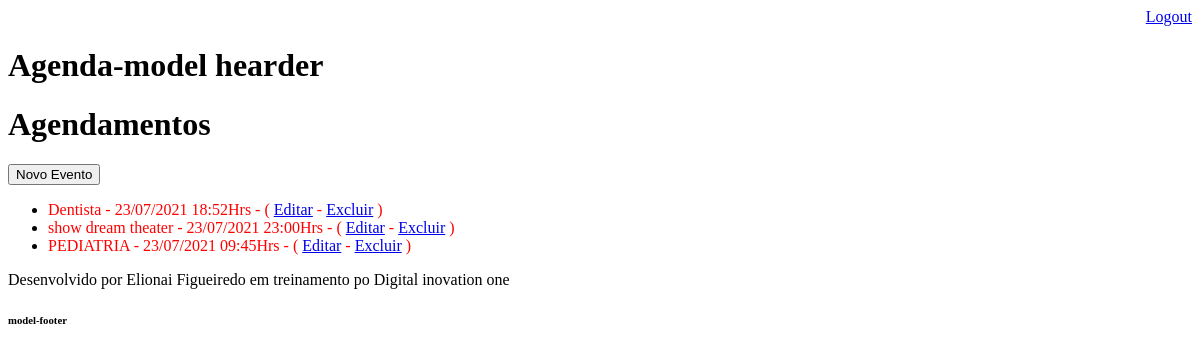
Page /agenda/ (signed in) on the earlier database version.
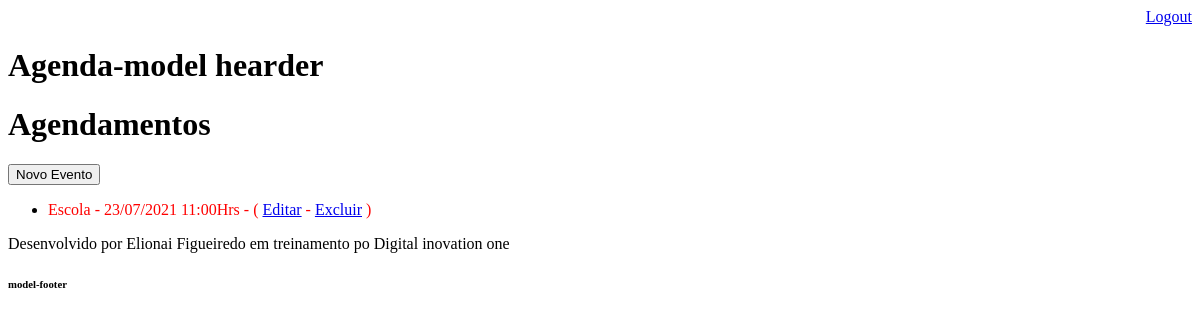
Same page on the later database version.
### core/models.py (models this page shows, shortened)
class Evento(models.Model):
    titulo = models.CharField(max_length=100)
    descricao = models.TextField(blank=True, null=True)
    data_evento = models.DateTimeField(verbose_name='Data do Evento')
    data_criacao = models.DateTimeField(verbose_name='Data da Criação', auto_now=True)
    local = models.CharField(blank=True, null=True, max_length=100)
    usuario = models.ForeignKey(User, on_delete=models.CASCADE)
    def get_data_evento(self):
        return self.data_evento.strftime('%d/%m/%Y %H:%MHrs')
    def get_evento_atrasado(self):
        if self.data_evento < datetime.now():
            return True
        else:
            return False

### core/views.py (the view)
# urls.py: path('agenda/', views.lista_evento),
@login_required(login_url='/login/')
def lista_evento(request):
    usuario = request.user
    data_atual = datetime.now()
    evento = Evento.objects.filter(usuario=usuario)
    dados = {'a': evento}
    return render(request, 'agenda.html', dados)

### templates/agenda.html
{% extends "model-page.html" %}
{% block content %}
<h1>Agendamentos</h1>
<a href="evento/">
    <button type="button">Novo Evento</button>
</a>
<ul>
    {% for lista in a %}
    <li>
        <div style={% if lista.get_evento_atrasado %} "color:red" {% endif%}>
            {{lista.titulo }} - {{ lista.get_data_evento}} -
            (
            <a href="evento/?id={{ lista.id }}">Editar</a> -
            <a href="evento/delete/{{ lista.id }}">Excluir</a>
            )
        </div>
    </li>
    {% endfor %}
</ul>
{% endblock %}

Differences in the rows shown:
removed Evento: titulo "Dentista", get_data_evento "23/07/2021 18:52Hrs"
removed Evento: titulo "show dream theater", get_data_evento "23/07/2021 23:00Hrs"
removed Evento: titulo "PEDIATRIA", get_data_evento "23/07/2021 09:45Hrs"
added Evento: titulo "Escola", get_data_evento "23/07/2021 11:00Hrs"
